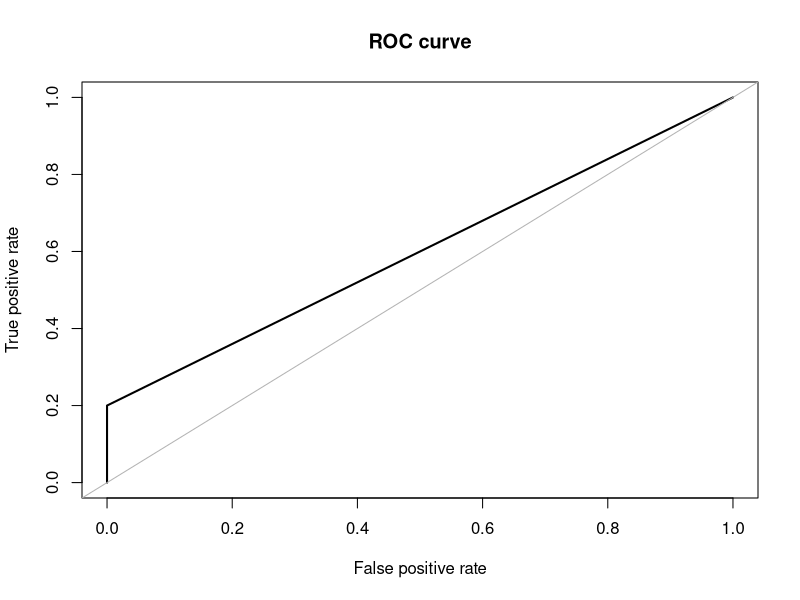
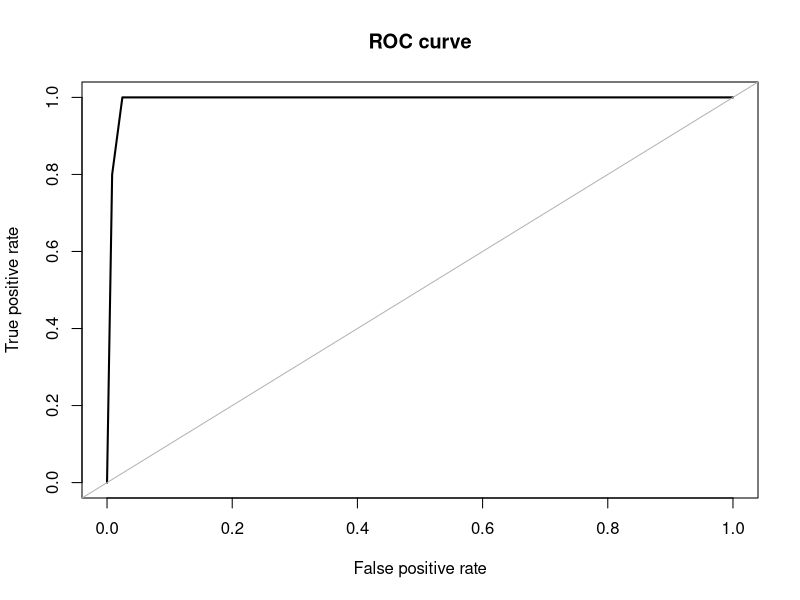

Generate these figures, in order, with R:
#loading the ROSE((Random Over-Sampling Examples)
library(ROSE)

#DATA
data(hacide)

#Structure of data
str(hacide.train)

#over sample example
table(hacide.train$cls)

#tree model
library(rpart)

#model
treeimb <- rpart(cls ~ ., data = hacide.train)

#prediction
pred.treeimb <- predict(treeimb, newdata = hacide.test)
head(pred.treeimb)

#accuracy matrics
accuracy.meas(hacide.test$cls, pred.treeimb[,2])

#ROC Curve
roc.curve(hacide.test$cls, pred.treeimb[,2], plotit = TRUE)

#over sampling
data.bal.ov.N <- ovun.sample(cls ~ ., data = hacide.train, method = "over",
                             N = 1960)$data
#see data
table(data.bal.ov.N$cls)

#percentage
data.bal.ov.p <- ovun.sample(cls ~ ., data = hacide.train, method = "over",
                             p = 0.5)$data
#see table
table(data.bal.ov.p$cls)

#over
data.bal.ov <- ovun.sample(cls ~ ., data = hacide.train, method = "over",
                           p = 0.5, seed = 1)$data

#under
data.bal.un <- ovun.sample(cls ~ ., data = hacide.train, method = "under",
                           p = 0.5, seed = 1)$data
table(data.bal.un$cls)
#both
data.bal.ou <- ovun.sample(cls ~ ., data = hacide.train, method = "both",
                           N = 1000, p = 0.5, seed = 1)$data

table(data.bal.ou$cls)


data.rose <- ROSE(cls ~ ., data = hacide.train, seed = 1)$data
table(data.rose$cls)


data.rose.h <- ROSE(cls ~ ., data = hacide.train, seed = 1, hmult.majo = 0.25,
                    hmult.mino = 0.5)$data

tree.rose <- rpart(cls ~ ., data = data.rose)
tree.ov <- rpart(cls ~ ., data = data.bal.ov)
tree.un <- rpart(cls ~ ., data = data.bal.un)
tree.ou <- rpart(cls ~ ., data = data.bal.ou)
pred.tree.rose <- predict(tree.rose, newdata = hacide.test)
pred.tree.ov <- predict(tree.ov, newdata = hacide.test)
pred.tree.un <- predict(tree.un, newdata = hacide.test)
pred.tree.ou <- predict(tree.un, newdata = hacide.test)

roc.curve(hacide.test$cls, pred.tree.rose[,2])

ROSE.holdout <- ROSE.eval(cls ~ ., data = hacide.train, learner = rpart,
                          method.assess = "holdout", extr.pred = function(obj)obj[,2], seed = 1)

ROSE.holdout


ROSE.boot <- ROSE.eval(cls ~ ., data = hacide.train, learner = rpart,
                       method.assess = "BOOT", B = 50, extr.pred = function(obj)obj[,2],
                       seed = 1, trace = TRUE)

summary(ROSE.boot)
